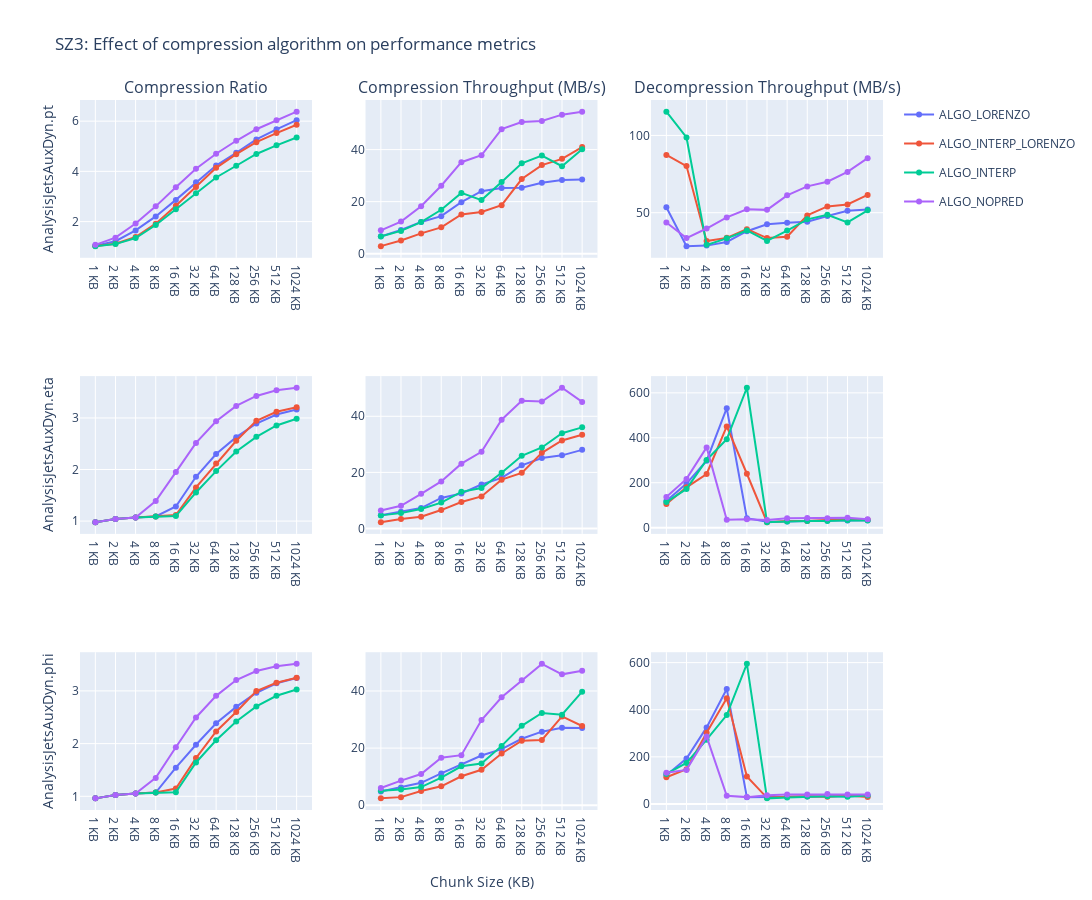
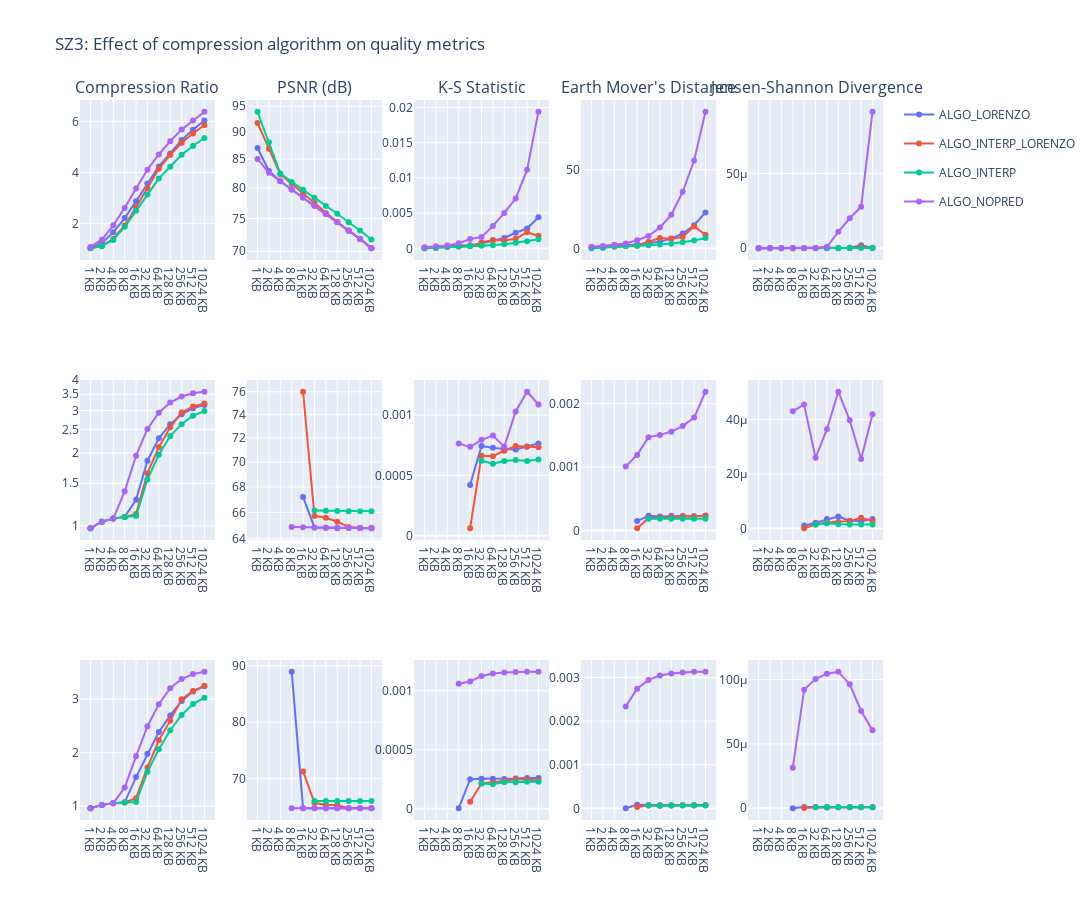

The notebook cell saved with these charts, in order:
### Code cell
# Color mapping: group by variable type (.pt, .eta, .phi) with shades within each family
algorithms = df['config.compressor_config.cmprAlgo'].unique()

algo_colors = {
    '0': '#636EFA',  # Blue
    '1': '#EF553B',  # Red  
    '2': '#00CC96',  # Green
    '3': '#AB63FA',  # Purple
}

algo_names = {
    '0': 'ALGO_LORENZO',
    '1': 'ALGO_INTERP_LORENZO',
    '2': 'ALGO_INTERP',
    '3': 'ALGO_NOPRED',
}

# Ensure relErrorBound is numeric and get tick values
df['config.chunk_size'] = pd.to_numeric(df['config.chunk_size'])
tickvals = sorted(df['config.chunk_size'].unique())

# Performance metrics
fig_system = make_subplots(
    rows=3, cols=3,
    subplot_titles=(
        'Compression Ratio',
        'Compression Throughput (MB/s)',
        'Decompression Throughput (MB/s)',        
    ),
)

branches = ['AnalysisJetsAuxDyn.pt', 'AnalysisJetsAuxDyn.eta', 'AnalysisJetsAuxDyn.phi']
for branch_idx, branch in enumerate(branches):
    branch_df = df[df['config.branches'] == branch]
    
    for algorithm in algorithms:
        alg_data = branch_df[branch_df['config.compressor_config.cmprAlgo'] == algorithm]
        
        fig_system.add_trace(go.Scatter(
            x=alg_data['config.chunk_size'], 
            y=alg_data['results.compression_ratio'],
            mode='lines+markers',
            name=f"{algo_names[algorithm]}",
            legendgroup=f"{algo_names[algorithm]}",
            showlegend=(branch_idx + 1 == 1),
            line=dict(color=algo_colors[algorithm])
        ), row=branch_idx + 1, col=1)

        fig_system.add_trace(go.Scatter(
            x=alg_data['config.chunk_size'], 
            y=alg_data['results.compression_throughput_mbps'],
            mode='lines+markers',
            name=f"{algo_names[algorithm]}",
            legendgroup=f"{algo_names[algorithm]}",
            showlegend=False,
            line=dict(color=algo_colors[algorithm])
        ), row=branch_idx + 1, col=2)
        
        fig_system.add_trace(go.Scatter(
            x=alg_data['config.chunk_size'], 
            y=alg_data['results.decompression_throughput_mbps'],
            mode='lines+markers',
            name=f"{algo_names[algorithm]}",
            legendgroup=f"{algo_names[algorithm]}",
            showlegend=False,
            line=dict(color=algo_colors[algorithm])
        ), row=branch_idx + 1, col=3)
        
        
# Quality metrics

fig_quality = make_subplots(
    rows=3, cols=5,
    subplot_titles=(
        'Compression Ratio',
        'PSNR (dB)',
        'K-S Statistic',
        'Earth Mover\'s Distance',
        'Jensen-Shannon Divergence'
    ),
)
        
for branch_idx, branch in enumerate(branches):
    branch_df = df[df['config.branches'] == branch]
    for algorithm in algorithms:
        alg_data = branch_df[branch_df['config.compressor_config.cmprAlgo'] == algorithm]
        
        fig_quality.add_trace(go.Scatter(
            x=alg_data['config.chunk_size'], 
            y=alg_data['results.compression_ratio'],
            mode='lines+markers',
            name=f"{algo_names[algorithm]}",
            legendgroup=f"{algo_names[algorithm]}",
            showlegend=(branch_idx + 1 == 1),
            line=dict(color=algo_colors[algorithm])
        ), row=branch_idx + 1, col=1)
        
        fig_quality.add_trace(go.Scatter(
            x=alg_data['config.chunk_size'],
            y=alg_data['results.psnr'],
            mode='lines+markers',
            name=f"{algo_names[algorithm]}",
            legendgroup=f"{algo_names[algorithm]}",
            showlegend=False,
            line=dict(color=algo_colors[algorithm])
        ), row=branch_idx + 1, col=2)

        fig_quality.add_trace(go.Scatter(
            x=alg_data['config.chunk_size'], 
            y=alg_data['results.ks_statistic'],
            mode='lines+markers',
            name=f"{algo_names[algorithm]}",
            legendgroup=f"{algo_names[algorithm]}",
            showlegend=False,
            line=dict(color=algo_colors[algorithm])
        ), row=branch_idx + 1, col=3)
        
        fig_quality.add_trace(go.Scatter(
            x=alg_data['config.chunk_size'], 
            y=alg_data['results.earth_mover_distance'],
            mode='lines+markers',
            name=f"{algo_names[algorithm]}",
            legendgroup=f"{algo_names[algorithm]}",
            showlegend=False,
            line=dict(color=algo_colors[algorithm])
        ), row=branch_idx + 1, col=4)
        
        fig_quality.add_trace(go.Scatter(
            x=alg_data['config.chunk_size'], 
            y=alg_data['results.jensen_shannon_divergence'],
            mode='lines+markers',
            name=f"{algo_names[algorithm]}",
            legendgroup=f"{algo_names[algorithm]}",
            showlegend=False,
            line=dict(color=algo_colors[algorithm])
        ), row=branch_idx + 1, col=5)
        
    
ticklabels = df['chunk_size_kb'].unique()
fig_system.update_xaxes(type='log', tickvals=tickvals, ticktext=ticklabels)
fig_system.update_xaxes(title_text='Chunk Size (KB)', row=3, col=2)

for branch_idx, branch in enumerate(branches):
    fig_system.update_yaxes(title_text=branch, row=branch_idx + 1, col=1)

fig_system.update_layout(
    height=300 * 3,
    width=400 * 3,
    title_text="SZ3: Effect of compression algorithm on performance metrics",
)

fig_quality.update_xaxes(type='log', tickvals=tickvals, ticktext=ticklabels)

fig_quality.update_yaxes(type='log', row=1, col=2)  # K-S on log scale
fig_quality.update_yaxes(type='log', row=2, col=1)  # EMD on log scale
fig_quality.update_yaxes(type='log', row=2, col=2)  # JS Divergence on log scale
fig_quality.update_layout(
    height=300 * 3,
    width=400 * 5,
    title_text="SZ3: Effect of compression algorithm on quality metrics",
)

fig_system.show()
fig_quality.show()
